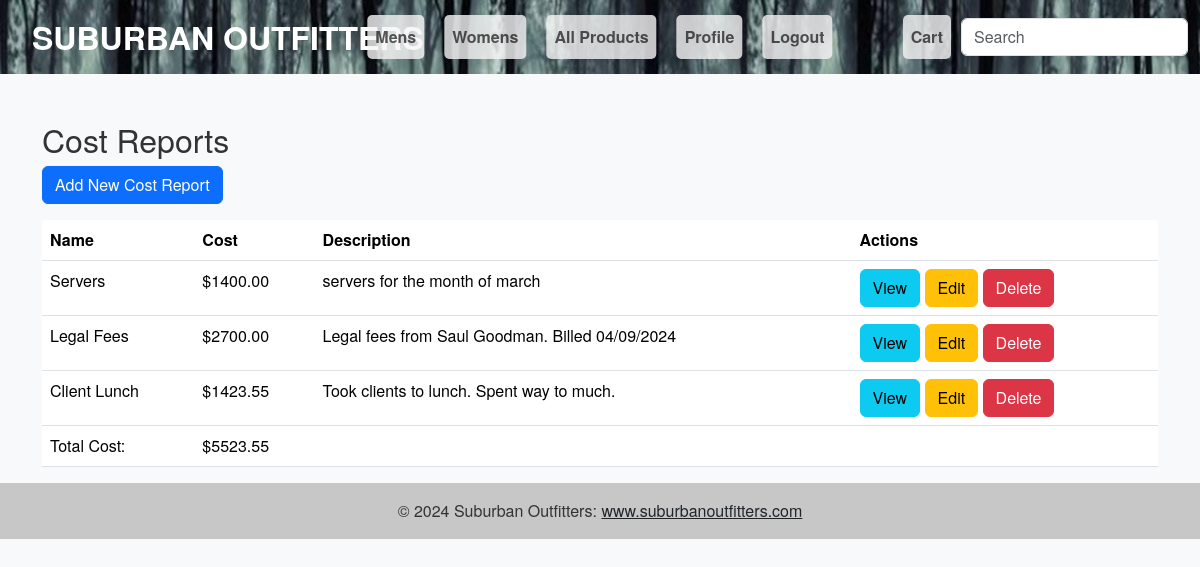
Page /customers/cost_reports/ on the earlier database version.
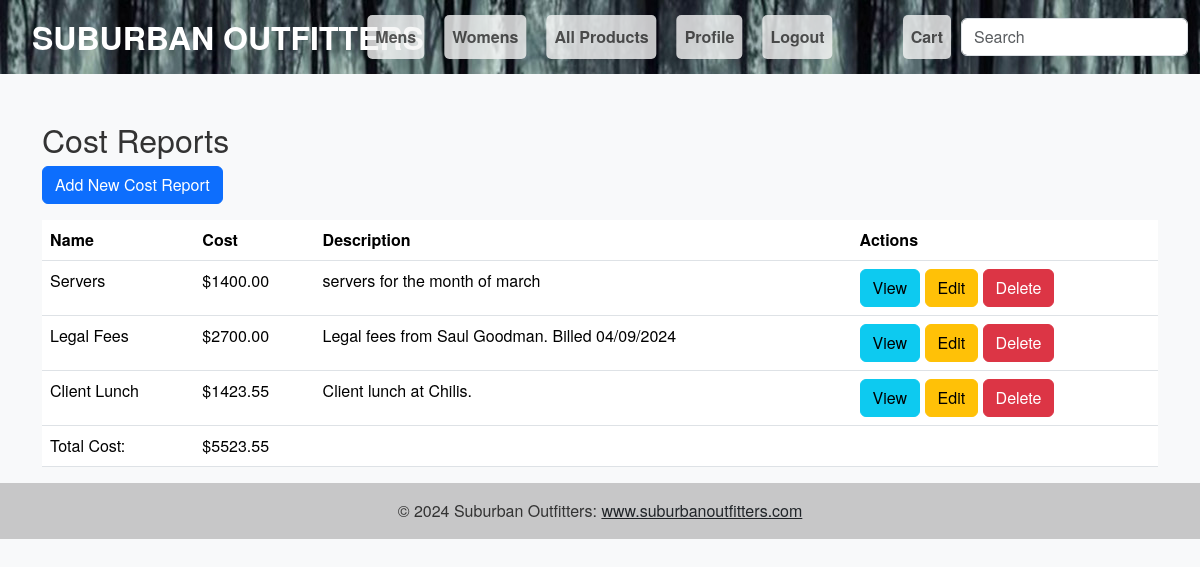
Same page on the later database version.
### customer/models.py (models this page shows, shortened)
class CostReport(models.Model):
    name = models.CharField(max_length=255)
    cost = models.DecimalField(max_digits=10, decimal_places=2)
    description = models.TextField()

### customer/views.py (the view)
# urls.py: path('cost_reports/', CostReportList.as_view(), name='cost_report_list'),
class CostReportList(ListView):
    model = CostReport
    template_name = 'cost_report_list.html'
    context_object_name = 'cost_reports'

### customer/context_processors.py (called while the page is built)
def categories(request):
    return {
        'categories': Category.objects.all()
    }

### templates/cost_report_list.html (shortened to what this page needs)
{% extends "base.html" %}
{% block content %}
<div class="container mt-5">
    <h2>Cost Reports</h2>
    <a href="{% url 'cost_report_add' %}" class="btn btn-primary mb-3">Add New Cost Report</a>
    <table class="table" id="costTable">
        <thead>
            <tr>
                <th>Name</th>
                <th>Cost</th>
                <th>Description</th>
                <th>Actions</th>
            </tr>
        </thead>
        <tbody>
            {% for cost_report in cost_reports %}
            <tr>
                <td>{{ cost_report.name }}</td>
                <td class="cost-value">${{ cost_report.cost }}</td>
                <td>{{ cost_report.description }}</td>
                <td>
                    <a href="{% url 'cost_report_detail' cost_report.id %}" class="btn btn-info">View</a>
                    <a href="{% url 'cost_report_update' cost_report.id %}" class="btn btn-warning">Edit</a>
                    <a href="{% url 'cost_report_delete' cost_report.id %}" class="btn btn-danger">Delete</a>
                </td>
            </tr>
            {% empty %}
            <tr>
                <td colspan="4">No cost reports found.</td>
            </tr>
            {% endfor %}
        </tbody>
        <tfoot>
            <tr>
                <td>Total Cost:</td>
                <td id="totalCost" class="cost-value"></td>
                <td></td>
                <td></td>
            </tr>
        </tfoot>
    </table>
</div>
{% endblock %}

### templates/base.html (shortened to what this page needs)
{% load static %}
<!DOCTYPE html>
<html lang="en">
<head>
  <link rel="stylesheet" href="{% static 'css/bootstrap.min.css' %}">
  <link rel="stylesheet" href="{% static 'css/styles.css' %}">
</head>
<body class="animsition">
  {% include "nav.html" %}
  {% block content %}{% endblock content %}
  {% include "footer.html" %}
</body>
</html>

### templates/nav.html (shortened to what this page needs)
{% load static %}
<nav class="navbar fixed-top navbar-expand-lg navbar-light" style="padding: 0.5rem 0; background-image: url('{% static 'images/nav4.jpg' %}');">
    <div class="container-fluid">
        <a class="navbar-brand" href="{% url 'home' %}" style="font-weight: bold; text-transform: uppercase; font-size: 2em; color: white; padding-left: 20px;">SUBURBAN OUTFITTERS</a>
        <div class="collapse navbar-collapse" id="navbarSupportedContent">
            <ul class="navbar-nav mr-auto">
                <li class="nav-item">
                    <a class="nav-link" href="{% url 'mens_products' %}">Mens</a>
                </li>
                <li class="nav-item">
                    <a class="nav-link" href="{% url 'womens_products' %}">Womens</a>
                </li>
                <li class="nav-item">
                    <a class="nav-link" href="{% url 'customer_product_list' %}">All Products</a>
                </li>
                <li class="nav-item">
                    <a class="nav-link" href="{% url 'profile' %}">Profile</a>
                </li>
                <li class="nav-item">
                    <a class="nav-link" href="{% url 'logout' %}">Logout</a>
                </li>
            </ul>
        </div>
        <div class="ml-auto d-flex align-items-center">
            <ul class="navbar-nav">
                <li class="nav-item">
                    <a href="{% url 'cart:cart_detail' %}" class="nav-link">
                         Cart
                    </a>
                </li>
            </ul>
            <form class="form-inline my-2 my-lg-0" action="{% url 'search_results' %}" method="get">
                <input class="form-control mr-sm-2" type="search" placeholder="Search" aria-label="Search" name="q">
            </form>
        </div>
    </div>
</nav>

### templates/footer.html
<footer class="bg-light text-center text-lg-start">
    <div class="text-center p-3" style="background-color: rgba(0, 0, 0, 0.2);">
      © 2024 Suburban Outfitters:
      <a class="text-dark" href="https://www.suburbanoutfitters.com/">www.suburbanoutfitters.com</a>
    </div>
  </footer>

### static/css/styles.css (style rules this page uses)
body { background-color: #f8f9fa; color: #333; font-family: 'Helvetica Neue', Helvetica, Arial, sans-serif; margin-top: 120px; }
h1, h2, h3, h4, h5, h6 { color: #333; }
.mb-3 { margin-bottom: 1rem; }
table { border-collapse: collapse; width: 100%; }
th, td { text-align: left; padding: 8px; border-bottom: 1px solid #dee2e6; }
th { background-color: #007bff; color: white; }
.navbar-brand { font-weight: bold; text-transform: uppercase; font-size: 3em; color: white; padding-left: 40px; }
.navbar-collapse { position: absolute; left: 50%; transform: translateX(-50%); z-index: 1; }
.nav-link { background-color: rgba(245, 245, 245, 0.8); margin: 0 10px; padding: 10px 15px; border-radius: 5px; font-weight: bold; }

Differences in the rows shown:
changed CostReport "Client Lunch": description "Took clients to lunch. Spent way to much." → "Client lunch at Chilis."
